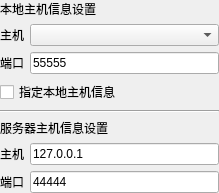
<?xml version="1.0" encoding="UTF-8"?>
<ui version="4.0">
 <class>SAKSctpClientDeviceController</class>
 <widget class="QWidget" name="SAKSctpClientDeviceController">
  <property name="geometry">
   <rect>
    <x>0</x>
    <y>0</y>
    <width>219</width>
    <height>174</height>
   </rect>
  </property>
  <property name="windowTitle">
   <string>Form</string>
  </property>
  <layout class="QGridLayout" name="gridLayout">
   <property name="leftMargin">
    <number>0</number>
   </property>
   <property name="topMargin">
    <number>0</number>
   </property>
   <property name="rightMargin">
    <number>0</number>
   </property>
   <property name="bottomMargin">
    <number>0</number>
   </property>
   <item row="7" column="1">
    <widget class="QLineEdit" name="serverTargetPortLineEdit">
     <property name="text">
      <string>44444</string>
     </property>
    </widget>
   </item>
   <item row="7" column="0">
    <widget class="QLabel" name="label_2">
     <property name="text">
      <string>端口</string>
     </property>
    </widget>
   </item>
   <item row="1" column="1">
    <widget class="QComboBox" name="localhostComboBox"/>
   </item>
   <item row="6" column="1">
    <widget class="QLineEdit" name="serverHostLineEdit">
     <property name="text">
      <string>127.0.0.1</string>
     </property>
    </widget>
   </item>
   <item row="5" column="0" colspan="2">
    <widget class="QLabel" name="label_6">
     <property name="text">
      <string>服务器主机信息设置</string>
     </property>
    </widget>
   </item>
   <item row="6" column="0">
    <widget class="QLabel" name="label">
     <property name="text">
      <string>主机</string>
     </property>
    </widget>
   </item>
   <item row="2" column="1">
    <widget class="QLineEdit" name="localPortlineEdit">
     <property name="text">
      <string>55555</string>
     </property>
    </widget>
   </item>
   <item row="3" column="0" colspan="2">
    <widget class="QCheckBox" name="enableLocalSettingCheckBox">
     <property name="text">
      <string>指定本地主机信息</string>
     </property>
    </widget>
   </item>
   <item row="1" column="0">
    <widget class="QLabel" name="label_3">
     <property name="text">
      <string>主机</string>
     </property>
    </widget>
   </item>
   <item row="2" column="0">
    <widget class="QLabel" name="label_4">
     <property name="text">
      <string>端口</string>
     </property>
    </widget>
   </item>
   <item row="0" column="0" colspan="2">
    <widget class="QLabel" name="label_5">
     <property name="text">
      <string>本地主机信息设置</string>
     </property>
    </widget>
   </item>
   <item row="4" column="0" colspan="2">
    <widget class="Line" name="line">
     <property name="orientation">
      <enum>Qt::Horizontal</enum>
     </property>
    </widget>
   </item>
  </layout>
 </widget>
 <resources/>
 <connections/>
</ui>
